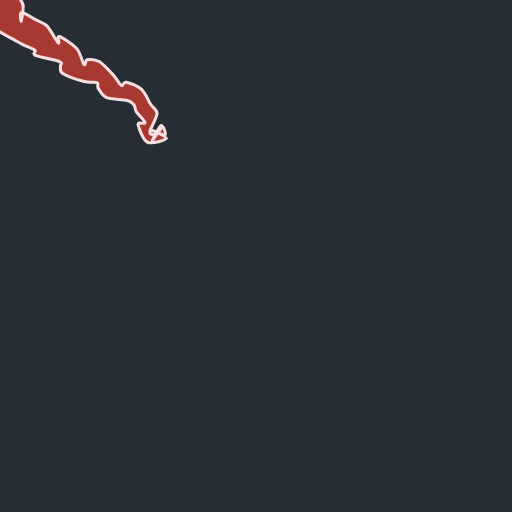
Frame 1 (no input)
Frame 60 (no input): identical to frame 1, image omitted
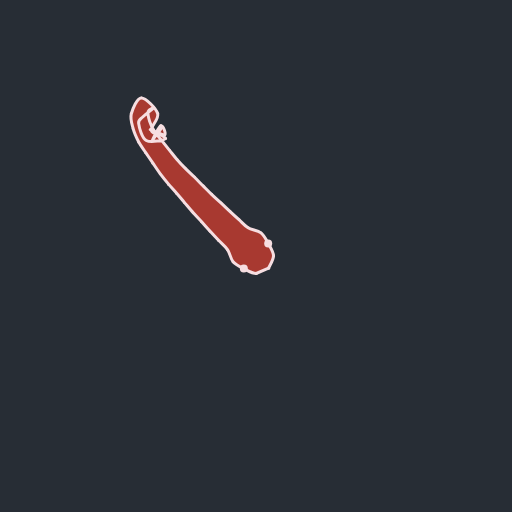
Frame 120 (the mouse pressed at the canvas centre since frame 60)

The p5.js sketch that drew these frames (run headless with seeded random() and noise() and a simulated clock; from frame 60 on, the mouse is pressed at the canvas centre):

// p5.js sketch
// ── sketch.js
//let chain;
let snake;
function setup() {
    createCanvas(512, 512);
    frameRate(60)
    noCursor()
    // noLoop();
    //chain = new Chain();
    snake = new Snake();
}
  
function draw() {
    background("#272d35");
    //chain.update();
    //chain.draw();
    snake.draw();
}

function keyPressed() {
    if (keyCode === ENTER) {
      redraw();
    }
    // if (key === 'c') {
    //     let a = chain.get();
    //     console.log(a)
    //     stroke("purple");
    //     strokeWeight(3);
    //     beginShape();
    //     for (let i = 0; i < a.length; i++) {
    //         vertex(a[i].x, a[i].y);
    //     }
    //     endShape();
    // }
}
// ── Chain.js
class Chain {
    chain = [];
    shapes = [35,40,30,29,28,27,26,25,24,23,22,21,20,19,18,17,16,15,14,13,12,11,10];
    edges = new Array(this.shapes.length*2 + 3).fill(0);
    
    constructor(count = this.shapes.length) {

        for (let i = 0; i < count; i++) {
            this.chain.push(new Circle(this.shapes[i], 25));
            if(i > 0) {
                this.chain[i-1].setTail(this.chain[i]);
            }
        }
    }

    update() {
        this.chain[0].pos.x = mouseX
        this.chain[0].pos.y = mouseY
        this.chain[0].update();

        let edgePoint = this.calculateParametric(this.chain[0], this.chain[1])
        this.edges[2] = createVector(edgePoint[2], edgePoint[3])
        this.edges[this.edges.length - 1 - 1] = createVector(edgePoint[0], edgePoint[1])

        //DENEME
        let angle = atan2(this.chain[0].pos.y - this.chain[1].pos.y, this.chain[0].pos.x - this.chain[1].pos.x);
        let radius = this.chain[0].shape / 2;
        let x1 = radius * cos(angle + 0.785398163);
        let y1 = radius * sin(angle + 0.785398163);
        let x2 = radius * cos(angle - 0.785398163);
        let y2 = radius * sin(angle - 0.785398163);
        let x3 = radius * cos(angle);
        let y3 = radius * sin(angle);

        this.edges[0] = createVector(this.chain[0].pos.x+x3,this.chain[0].pos.y+y3)
        this.edges[1] = createVector(this.chain[0].pos.x+x1,this.chain[0].pos.y+y1)
        this.edges[this.edges.length - 1] = createVector(this.chain[0].pos.x+x2,this.chain[0].pos.y+y2)
        //DENEME SON
        
        for (let i = 1; i < this.chain.length; i++) {
            this.chain[i].update();

            edgePoint = this.calculateParametric(this.chain[i], this.chain[i-1])
            this.edges[i+2] = createVector(edgePoint[0], edgePoint[1])
            this.edges[this.edges.length - 1 - i - 1] = createVector(edgePoint[2], edgePoint[3])
        }
    }

    draw() {
        this.chain[0].draw();

        strokeWeight(5)
        stroke("red")
        point(this.edges[2])
        point(this.edges[this.edges.length - 1])
        //DENEME
        strokeWeight(5)
        stroke("purple")
        point(this.chain[0].pos.x+x1,this.chain[0].pos.y+y1)
        point(this.chain[0].pos.x+x2,this.chain[0].pos.y+y2)
        point(this.chain[0].pos.x+x3,this.chain[0].pos.y+y3)
        //DENEME END

        for (let i = 1; i < this.chain.length; i++) {
            this.chain[i].draw();

            strokeWeight(5)
            stroke("red")
            point(this.edges[i+2])
            point(this.edges[this.edges.length - 1 - i - 1])
        }
    }

    calculateParametric(chain1, chain2) {
        //chain 2 is needed for the direction of the point
        let angle = atan2(chain2.pos.y - chain1.pos.y, chain2.pos.x - chain1.pos.x);
        let radius = chain1.shape / 2;
        let x1 = radius * cos(angle + HALF_PI);
        let y1 = radius * sin(angle + HALF_PI);
        let x2 = radius * cos(angle - HALF_PI);
        let y2 = radius * sin(angle - HALF_PI);
        return [chain1.pos.x+x1, chain1.pos.y+y1, chain1.pos.x+x2, chain1.pos.y+y2]
    }
    
    // add(block) {
    //     this.chain.push(block);
    // }
    
    get() {
        //console.log(this.edges)
        return this.edges;
    }
}
// ── Circle.js
class Point {
    constructor(pos = createVector(Math.random()*width, Math.random()*height), stroke = 16, color = "black") {
        this.pos = pos
        this.stroke = stroke;
    }
    
    draw(x = this.pos.x, y = this.pos.y) {
        stroke("black");
        strokeWeight(this.stroke);
        point(x, y);
    }
}

class Circle extends Point {
    constructor(shape, constraint = 20, tail = null) {
        super(createVector(Math.random()*width, Math.random()*height), 8);
        this.shape = shape;
        this.constraint = constraint;
        this.tail = tail;
    }

    setTail(tail) {
        if(!this.tail) {
            this.tail = tail;
        } else {
            console.log("Tail already set");
        }
    }

    moveTail() {
        if(this.tail) {
            let dx = this.pos.x - this.tail.pos.x;
            let dy = this.pos.y - this.tail.pos.y;
            let currentDistance = sqrt(dx * dx + dy * dy);
            if (currentDistance !== this.constraint) {
                let angle = atan2(dy, dx);
                this.tail.pos.x = this.pos.x - cos(angle) * this.constraint/2;
                this.tail.pos.y = this.pos.y - sin(angle) * this.constraint/2;
            }
        } else {
            return;
        }
    }

    update() {
        this.moveTail()
    }

    draw(x = this.pos.x, y = this.pos.y) {
        //super.draw(x, y); // FOR DIPLAYING CENTER POINTS
        //this.update()
        stroke("black");
        strokeWeight(2);
        fill(0,0,0,0)
        ellipse(x, y, this.shape, this.shape);
        //this.moveTail()
        if(this.tail) {
            line(x, y, this.tail.pos.x, this.tail.pos.y);
        }
    }
}
// ── Fish.js
class Fish {
    shapes = [34, 40, 42, 41, 38, 32, 25, 19, 16, 10];

    constructor() {
        this.spine = new Chain2(this.shapes, 32);
    }

    draw() {
        this.spine.update();

        // Draw Front Fins
        fill("#7cbcce");
        stroke("#c0d8e5");
        push();
        translate(this.getPosX(3, PI/2), this.getPosY(3, PI/2));
        rotate(this.spine.angles[2] - PI/4);
        ellipse(0,0, 20, 40)
        pop();
        push();
        translate(this.getPosX(3, -PI/2), this.getPosY(3, -PI/2));
        rotate(this.spine.angles[2] + PI/4);
        ellipse(0,0, 20, 40)
        pop();
        // Draw Back Fins
        push();
        translate(this.getPosX(7, PI/2), this.getPosY(7, PI/2));
        rotate(this.spine.angles[6] - PI/4);
        ellipse(0,0, 10, 20)
        pop();
        push();
        translate(this.getPosX(7, -PI/2), this.getPosY(7, -PI/2));
        rotate(this.spine.angles[6] + PI/4);
        ellipse(0,0, 10, 20)
        pop();
        
        stroke("#c0d8e5");
        fill("#367da6")
        strokeWeight(3);
        beginShape();
        // Extra points for head
        curveVertex(this.getPosX(0, PI+PI/4), this.getPosY(0, PI+PI/4));//RIGHT
        curveVertex(this.getPosX(0, PI), this.getPosY(0, PI));//CENTER
        curveVertex(this.getPosX(0, PI-PI/4), this.getPosY(0, PI-PI/4));//LEFT

        // Draw left side
        for (let i = 0; i < this.spine.chain.length; i++) {
            curveVertex(this.getPosX(i, PI/2), this.getPosY(i, PI/2));
        }

        // Extra point for tail
        curveVertex(this.getPosX(this.shapes.length-1, 2*PI), this.getPosY(this.shapes.length-1, 2*PI));//CENTER
        
        // Draw right side
        for (let i = this.spine.chain.length-1; i >= 0; i--) {
            curveVertex(this.getPosX(i, -PI/2), this.getPosY(i, -PI/2));
        }
        
        // Some overlapping
        curveVertex(this.getPosX(0, -PI/2), this.getPosY(0, -PI/2));
        curveVertex(this.getPosX(0, PI+PI/4), this.getPosY(0, PI+PI/4));
        curveVertex(this.getPosX(0, PI), this.getPosY(0, PI));

        endShape(CLOSE);

        // Draw Eyes
        stroke("white");
        strokeWeight(8);
        point(this.getPosX(0, PI/2, -8), this.getPosY(0, PI/2, -8));
        point(this.getPosX(0, -PI/2, -8), this.getPosY(0, -PI/2, -8));
        stroke("black");
        strokeWeight(3);
        point(this.getPosX(0, PI/2, -8), this.getPosY(0, PI/2, -8));
        point(this.getPosX(0, -PI/2, -8), this.getPosY(0, -PI/2, -8));

        // Draw Dorsal Fin
        // Draw Caudal Fin
    }

    // THESE ARE FOR PARAMETRIC EQUATION
    getPosX(index, angleOffset, lengthOffset = 0) {
        return this.spine.chain[index].pos.x + Math.cos(this.spine.angles[index] + angleOffset) * ((this.spine.shapes[index] / 2) + lengthOffset);
    }

    getPosY(index, angleOffset, lengthOffset = 0) {
        return this.spine.chain[index].pos.y + Math.sin(this.spine.angles[index] + angleOffset) * ((this.spine.shapes[index] / 2) + lengthOffset);
    }
}
// ── Lizard.js
class Lizard {
    shapes = [26, 29, 20, 30, 34, 35, 32, 25, 14, 7, 6, 5, 4, 4];
    arms = new Array(4);
    armsLocation = new Array(4)
    constructor() {
        this.spine = new Chain2(this.shapes, 32);

        for (let i = 0; i < this.arms.length; i++) {
            this.arms[i] = new Chain2([10,10,10],18);
            this.armsLocation[i] = createVector(0,0)
        }
    }

    update() {
        this.spine.update();

        for (let i = 0; i < this.arms.length; i++) {
            let side = i % 2 == 0 ? 1 : -1;
            let bodyIndex = i < 2 ? 3 : 7;
            let angle = i < 2 ? PI/1 - 0.785 - 0.3925: PI/2;
            let desiredPos = createVector(this.getPosX(bodyIndex, angle * side, 20), this.getPosY(bodyIndex, angle * side, 20))
            if(p5.Vector.dist(desiredPos,this.armsLocation[i]) > 38) {
                this.armsLocation[i] = desiredPos;
            }

            // this.arms[i].fabrikUpdate(createVector(this.getPosX(bodyIndex, -PI/2 * side, -20), this.getPosY(bodyIndex, -PI/2 * side, -20)), this.armsLocation[i])
            let a = p5.Vector.lerp(this.arms[i].chain[0].pos, this.armsLocation[i], 0.4);
            this.arms[i].fabrikUpdate(createVector(this.getPosX(bodyIndex, -PI/2 * side, -20), this.getPosY(bodyIndex, -PI/2 * side, -20)),a)
        }
    }

    draw() {
        // Draw Arms
        for (let i = 0; i < this.arms.length; i++) {
            this.arms[i].draw()
        }

        stroke("#c0d8e5");
        fill("#4e7a70")
        strokeWeight(3);
        beginShape();
        // Extra points for head
        curveVertex(this.getPosX(0, PI+PI/4), this.getPosY(0, PI+PI/4));//RIGHT
        curveVertex(this.getPosX(0, PI), this.getPosY(0, PI));//CENTER
        curveVertex(this.getPosX(0, PI-PI/4), this.getPosY(0, PI-PI/4));//LEFT

        // Draw left side
        for (let i = 0; i < this.spine.chain.length; i++) {
            curveVertex(this.getPosX(i, PI/2), this.getPosY(i, PI/2));
        }

        // Extra point for tail
        curveVertex(this.getPosX(this.shapes.length-1, 2*PI), this.getPosY(this.shapes.length-1, 2*PI));//CENTER
        
        // Draw right side
        for (let i = this.spine.chain.length-1; i >= 0; i--) {
            curveVertex(this.getPosX(i, -PI/2), this.getPosY(i, -PI/2));
        }
        
        // Some overlapping
        curveVertex(this.getPosX(0, -PI/2), this.getPosY(0, -PI/2));
        curveVertex(this.getPosX(0, PI+PI/4), this.getPosY(0, PI+PI/4));
        curveVertex(this.getPosX(0, PI), this.getPosY(0, PI));

        endShape(CLOSE);

        // Draw Eyes
        stroke("white");
        strokeWeight(8);
        point(this.getPosX(0, PI/2, -8), this.getPosY(0, PI/2, -8));
        point(this.getPosX(0, -PI/2, -8), this.getPosY(0, -PI/2, -8));
        stroke("black");
        strokeWeight(3);
        point(this.getPosX(0, PI/2, -8), this.getPosY(0, PI/2, -8));
        point(this.getPosX(0, -PI/2, -8), this.getPosY(0, -PI/2, -8));
    }

    debugDisplay() {
        this.spine.draw();

        stroke("black");
        strokeWeight(6);
        // Extra points for head
        point(this.getPosX(0, PI+PI/4), this.getPosY(0, PI+PI/4));//RIGHT
        point(this.getPosX(0, PI), this.getPosY(0, PI));//CENTER
        point(this.getPosX(0, PI-PI/4), this.getPosY(0, PI-PI/4));//LEFT

        // Draw left side
        for (let i = 0; i < this.spine.chain.length; i++) {
            point(this.getPosX(i, PI/2), this.getPosY(i, PI/2));
        }

        // Extra point for tail
        point(this.getPosX(this.shapes.length-1, 2*PI), this.getPosY(this.shapes.length-1, 2*PI));//CENTER
        
        // Draw right side
        for (let i = this.spine.chain.length-1; i >= 0; i--) {
            point(this.getPosX(i, -PI/2), this.getPosY(i, -PI/2));
        }
    }

    getPosX(index, angleOffset, lengthOffset = 0) {
        return this.spine.chain[index].pos.x + Math.cos(this.spine.angles[index] + angleOffset) * ((this.spine.shapes[index] / 2) + lengthOffset);
    }

    getPosY(index, angleOffset, lengthOffset = 0) {
        return this.spine.chain[index].pos.y + Math.sin(this.spine.angles[index] + angleOffset) * ((this.spine.shapes[index] / 2) + lengthOffset);
    }
}
// ── Snake.js
class Snake {
    constructor() {
        this.chain = new Chain();
    }

    draw(){
        this.chain.update();
        let edges = this.chain.get();
        stroke("#f6dee1");
        fill("#a83930")
        strokeWeight(3);
        beginShape();
        for (let i = 0; i < edges.length; i++) {
            point(edges[i].x, edges[i].y);
            curveVertex(edges[i].x, edges[i].y);
        }
        endShape(CLOSE);
        
        stroke("#f6dee1");
        strokeWeight(8);
        point(edges[2].x, edges[2].y);
        point(edges[edges.length-2].x, edges[edges.length-2].y);
        //this.chain.draw()
    }
}
// ── Utils.js
function simplifyAngle(angle) {
    while (angle > 2*PI) {
        angle -= 2*PI;
    }

    while (angle < 0) {
        angle += 2*PI;
    }

    return angle;
}

function relativeAngleDiff(angle, anchor) {
    angle = simplifyAngle(angle + PI - anchor);
    anchor = PI;

    return anchor - angle;
}
